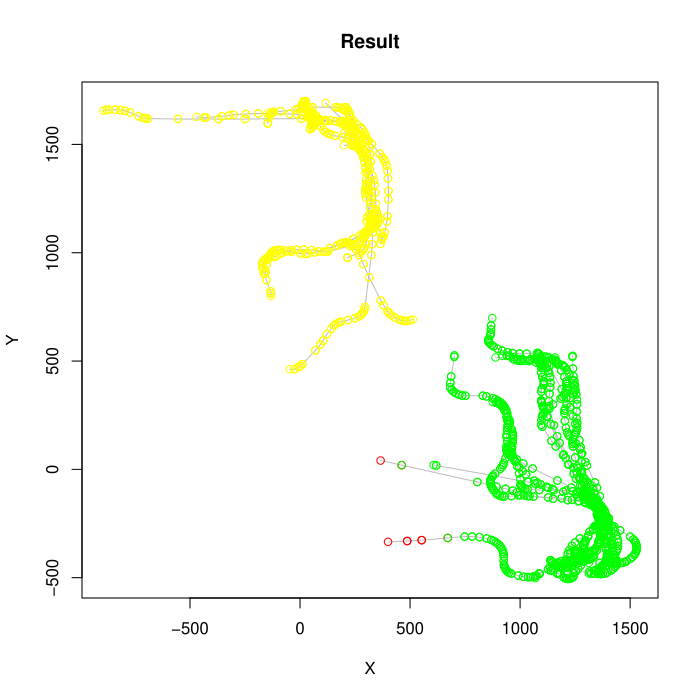

The R source for this figure:
library(plyr)
A=read.table("clustering.csv",head=TRUE)
B=read.table("prague.XYI");
# create an empty plot of correct axis
plot(NaN,NaN, xlim=c(min(B$V1),max(B$V1)), ylim=c(min(B$V2),max(B$V2)),main="Result", xlab="X", ylab="Y");
# group on trajectory ID and add lines for the dataset in gray

ddply(B, .(V3), function(x) { lines(x$V1,x$V2, col="gray");});

# not actually elegant, but very clear for beginners:
cluster_to_color <- function(r)
{
   if (r == -2){
      return ("red");
   }
   if (r == -1){
       return("black");
   }
   if (r == 0){
       return ("yellow");
   }
   if(r == 1){
      return ("green");
   }
}
# Gruppiere nun die Line Segments (A) nach clustern und male Segmente

ddply(A,.(cluster),function(x){
   #trajectories = unique(sort(x$trajectory_index));
   points(c(x$x1,x$x2),c(x$y1,x$y2),col=cluster_to_color(x$cluster[1]));
})
